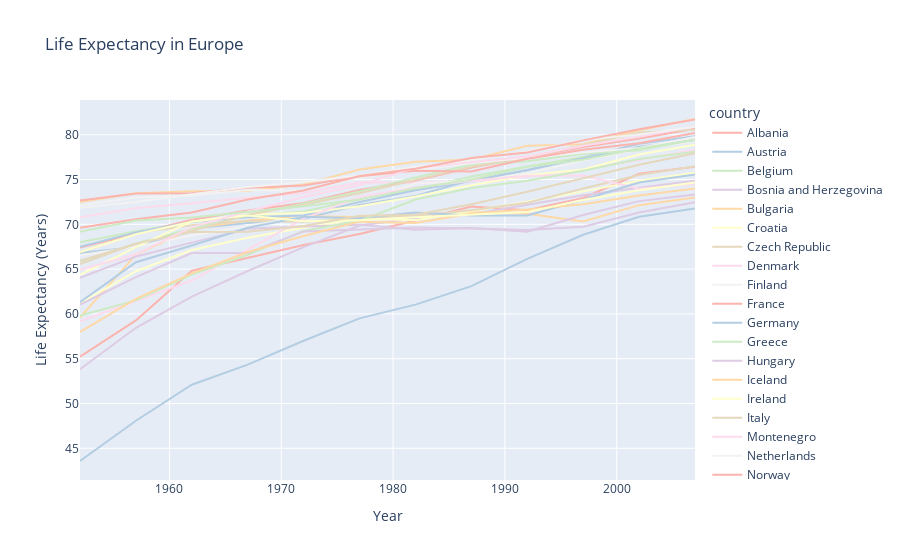

The notebook cell this image was saved under:
### Markdown cell above
## Line Graphs

Line plots can be made on using any type of cartesian axis, including linear, logarithmic, categorical or date axes. Line plots on date axes are often called time-series charts.

Plotly auto-sets the axis type to a date format when the corresponding data are either ISO-formatted date strings or if they're a date pandas column or datetime NumPy array.

Syntax:

`px.line(df, x = "...", y = "...", color = "...", title = "...", symbol = "...", color_discrete_sequence = "...", ...)`

- X is the variable for x axis
- Y is the varaible for y axis
- Color maps to a column variable to be used to colorize the line(s)
- Title will add a title to the graph
- Symbol determines the shape of the marker
- color_discrete_sequence can be added to change the color to a discrete color map or a dictionary/mapping created by you

### Code cell
import plotly.express as px

gapminder = px.data.gapminder().query("continent == 'Europe'")
fig = px.line(gapminder, x = "year", y = "lifeExp", color = "country", title = "Life Expectancy in Europe", 
              color_discrete_sequence = px.colors.qualitative.Pastel1)
fig.update_xaxes(title_text = "Year")
fig.update_yaxes(title_text = "Life Expectancy (Years)")
fig.show()

### Figure 1 — Plotly figure (JSON) as saved in the notebook; plotly's stock layout.template omitted (floating-point values rounded to 4 significant figures)
{"data": [{"hovertemplate": "country=Albania<br>year=%{x}<br>lifeExp=%{y}<extra></extra>", "legendgroup": "Albania", "line": {"color": "rgb(251,180,174)", "dash": "solid"}, "marker": {"symbol": "circle"}, "mode": "lines", "name": "Albania", "orientation": "v", "showlegend": true, "type": "scatter", "x": [1952, 1957, 1962, 1967, 1972, 1977, 1982, 1987, 1992, 1997, 2002, 2007], "xaxis": "x", "y": [55.23, 59.28, 64.82, 66.22, 67.69, 68.93, 70.42, 72, 71.58, 72.95, 75.65, 76.42], "yaxis": "y"}, {"hovertemplate": "country=Austria<br>year=%{x}<br>lifeExp=%{y}<extra></extra>", "legendgroup": "Austria", "line": {"color": "rgb(179,205,227)", "dash": "solid"}, "marker": {"symbol": "circle"}, "mode": "lines", "name": "Austria", "orientation": "v", "showlegend": true, "type": "scatter", "x": [1952, 1957, 1962, 1967, 1972, 1977, 1982, 1987, 1992, 1997, 2002, 2007], "xaxis": "x", "y": [66.8, 67.48, 69.54, 70.14, 70.63, 72.17, 73.18, 74.94, 76.04, 77.51, 78.98, 79.83], "yaxis": "y"}, {"hovertemplate": "country=Belgium<br>year=%{x}<br>lifeExp=%{y}<extra></extra>", "legendgroup": "Belgium", "line": {"color": "rgb(204,235,197)", "dash": "solid"}, "marker": {"symbol": "circle"}, "mode": "lines", "name": "Belgium", "orientation": "v", "showlegend": true, "type": "scatter", "x": [1952, 1957, 1962, 1967, 1972, 1977, 1982, 1987, 1992, 1997, 2002, 2007], "xaxis": "x", "y": [68, 69.24, 70.25, 70.94, 71.44, 72.8, 73.93, 75.35, 76.46, 77.53, 78.32, 79.44], "yaxis": "y"}, {"hovertemplate": "country=Bosnia and Herzegovina<br>year=%{x}<br>lifeExp=%{y}<extra></extra>", "legendgroup": "Bosnia and Herzegovina", "line": {"color": "rgb(222,203,228)", "dash": "solid"}, "marker": {"symbol": "circle"}, "mode": "lines", "name": "Bosnia and Herzegovina", "orientation": "v", "showlegend": true, "type": "scatter", "x": [1952, 1957, 1962, 1967, 1972, 1977, 1982, 1987, 1992, 1997, 2002, 2007], "xaxis": "x", "y": [53.82, 58.45, 61.93, 64.79, 67.45, 69.86, 70.69, 71.14, 72.18, 73.24, 74.09, 74.85], "yaxis": "y"}, {"hovertemplate": "country=Bulgaria<br>year=%{x}<br>lifeExp=%{y}<extra></extra>", "legendgroup": "Bulgaria", "line": {"color": "rgb(254,217,166)", "dash": "solid"}, "marker": {"symbol": "circle"}, "mode": "lines", "name": "Bulgaria", "orientation": "v", "showlegend": true, "type": "scatter", "x": [1952, 1957, 1962, 1967, 1972, 1977, 1982, 1987, 1992, 1997, 2002, 2007], "xaxis": "x", "y": [59.6, 66.61, 69.51, 70.42, 70.9, 70.81, 71.08, 71.34, 71.19, 70.32, 72.14, 73.0], "yaxis": "y"}, {"hovertemplate": "country=Croatia<br>year=%{x}<br>lifeExp=%{y}<extra></extra>", "legendgroup": "Croatia", "line": {"color": "rgb(255,255,204)", "dash": "solid"}, "marker": {"symbol": "circle"}, "mode": "lines", "name": "Croatia", "orientation": "v", "showlegend": true, "type": "scatter", "x": [1952, 1957, 1962, 1967, 1972, 1977, 1982, 1987, 1992, 1997, 2002, 2007], "xaxis": "x", "y": [61.21, 64.77, 67.13, 68.5, 69.61, 70.64, 70.46, 71.52, 72.53, 73.68, 74.88, 75.75], "yaxis": "y"}, {"hovertemplate": "country=Czech Republic<br>year=%{x}<br>lifeExp=%{y}<extra></extra>", "legendgroup": "Czech Republic", "line": {"color": "rgb(229,216,189)", "dash": "solid"}, "marker": {"symbol": "circle"}, "mode": "lines", "name": "Czech Republic", "orientation": "v", "showlegend": true, "type": "scatter", "x": [1952, 1957, 1962, 1967, 1972, 1977, 1982, 1987, 1992, 1997, 2002, 2007], "xaxis": "x", "y": [66.87, 69.03, 69.9, 70.38, 70.29, 70.71, 70.96, 71.58, 72.4, 74.01, 75.51, 76.49], "yaxis": "y"}, {"hovertemplate": "country=Denmark<br>year=%{x}<br>lifeExp=%{y}<extra></extra>", "legendgroup": "Denmark", "line": {"color": "rgb(253,218,236)", "dash": "solid"}, "marker": {"symbol": "circle"}, "mode": "lines", "name": "Denmark", "orientation": "v", "showlegend": true, "type": "scatter", "x": [1952, 1957, 1962, 1967, 1972, 1977, 1982, 1987, 1992, 1997, 2002, 2007], "xaxis": "x", "y": [70.78, 71.81, 72.35, 72.96, 73.47, 74.69, 74.63, 74.8, 75.33, 76.11, 77.18, 78.33], "yaxis": "y"}, {"hovertemplate": "country=Finland<br>year=%{x}<br>lifeExp=%{y}<extra></extra>", "legendgroup": "Finland", "line": {"color": "rgb(242,242,242)", "dash": "solid"}, "marker": {"symbol": "circle"}, "mode": "lines", "name": "Finland", "orientation": "v", "showlegend": true, "type": "scatter", "x": [1952, 1957, 1962, 1967, 1972, 1977, 1982, 1987, 1992, 1997, 2002, 2007], "xaxis": "x", "y": [66.55, 67.49, 68.75, 69.83, 70.87, 72.52, 74.55, 74.83, 75.7, 77.13, 78.37, 79.31], "yaxis": "y"}, {"hovertemplate": "country=France<br>year=%{x}<br>lifeExp=%{y}<extra></extra>", "legendgroup": "France", "line": {"color": "rgb(251,180,174)", "dash": "solid"}, "marker": {"symbol": "circle"}, "mode": "lines", "name": "France", "orientation": "v", "showlegend": true, "type": "scatter", "x": [1952, 1957, 1962, 1967, 1972, 1977, 1982, 1987, 1992, 1997, 2002, 2007], "xaxis": "x", "y": [67.41, 68.93, 70.51, 71.55, 72.38, 73.83, 74.89, 76.34, 77.46, 78.64, 79.59, 80.66], "yaxis": "y"}, {"hovertemplate": "country=Germany<br>year=%{x}<br>lifeExp=%{y}<extra></extra>", "legendgroup": "Germany", "line": {"color": "rgb(179,205,227)", "dash": "solid"}, "marker": {"symbol": "circle"}, "mode": "lines", "name": "Germany", "orientation": "v", "showlegend": true, "type": "scatter", "x": [1952, 1957, 1962, 1967, 1972, 1977, 1982, 1987, 1992, 1997, 2002, 2007], "xaxis": "x", "y": [67.5, 69.1, 70.3, 70.8, 71, 72.5, 73.8, 74.85, 76.07, 77.34, 78.67, 79.41], "yaxis": "y"}, {"hovertemplate": "country=Greece<br>year=%{x}<br>lifeExp=%{y}<extra></extra>", "legendgroup": "Greece", "line": {"color": "rgb(204,235,197)", "dash": "solid"}, "marker": {"symbol": "circle"}, "mode": "lines", "name": "Greece", "orientation": "v", "showlegend": true, "type": "scatter", "x": [1952, 1957, 1962, 1967, 1972, 1977, 1982, 1987, 1992, 1997, 2002, 2007], "xaxis": "x", "y": [65.86, 67.86, 69.51, 71, 72.34, 73.68, 75.24, 76.67, 77.03, 77.87, 78.26, 79.48], "yaxis": "y"}, {"hovertemplate": "country=Hungary<br>year=%{x}<br>lifeExp=%{y}<extra></extra>", "legendgroup": "Hungary", "line": {"color": "rgb(222,203,228)", "dash": "solid"}, "marker": {"symbol": "circle"}, "mode": "lines", "name": "Hungary", "orientation": "v", "showlegend": true, "type": "scatter", "x": [1952, 1957, 1962, 1967, 1972, 1977, 1982, 1987, 1992, 1997, 2002, 2007], "xaxis": "x", "y": [64.03, 66.41, 67.96, 69.5, 69.76, 69.95, 69.39, 69.58, 69.17, 71.04, 72.59, 73.34], "yaxis": "y"}, {"hovertemplate": "country=Iceland<br>year=%{x}<br>lifeExp=%{y}<extra></extra>", "legendgroup": "Iceland", "line": {"color": "rgb(254,217,166)", "dash": "solid"}, "marker": {"symbol": "circle"}, "mode": "lines", "name": "Iceland", "orientation": "v", "showlegend": true, "type": "scatter", "x": [1952, 1957, 1962, 1967, 1972, 1977, 1982, 1987, 1992, 1997, 2002, 2007], "xaxis": "x", "y": [72.49, 73.47, 73.68, 73.73, 74.46, 76.11, 76.99, 77.23, 78.77, 78.95, 80.5, 81.76], "yaxis": "y"}, {"hovertemplate": "country=Ireland<br>year=%{x}<br>lifeExp=%{y}<extra></extra>", "legendgroup": "Ireland", "line": {"color": "rgb(255,255,204)", "dash": "solid"}, "marker": {"symbol": "circle"}, "mode": "lines", "name": "Ireland", "orientation": "v", "showlegend": true, "type": "scatter", "x": [1952, 1957, 1962, 1967, 1972, 1977, 1982, 1987, 1992, 1997, 2002, 2007], "xaxis": "x", "y": [66.91, 68.9, 70.29, 71.08, 71.28, 72.03, 73.1, 74.36, 75.47, 76.12, 77.78, 78.89], "yaxis": "y"}, {"hovertemplate": "country=Italy<br>year=%{x}<br>lifeExp=%{y}<extra></extra>", "legendgroup": "Italy", "line": {"color": "rgb(229,216,189)", "dash": "solid"}, "marker": {"symbol": "circle"}, "mode": "lines", "name": "Italy", "orientation": "v", "showlegend": true, "type": "scatter", "x": [1952, 1957, 1962, 1967, 1972, 1977, 1982, 1987, 1992, 1997, 2002, 2007], "xaxis": "x", "y": [65.94, 67.81, 69.24, 71.06, 72.19, 73.48, 74.98, 76.42, 77.44, 78.82, 80.24, 80.55], "yaxis": "y"}, {"hovertemplate": "country=Montenegro<br>year=%{x}<br>lifeExp=%{y}<extra></extra>", "legendgroup": "Montenegro", "line": {"color": "rgb(253,218,236)", "dash": "solid"}, "marker": {"symbol": "circle"}, "mode": "lines", "name": "Montenegro", "orientation": "v", "showlegend": true, "type": "scatter", "x": [1952, 1957, 1962, 1967, 1972, 1977, 1982, 1987, 1992, 1997, 2002, 2007], "xaxis": "x", "y": [59.16, 61.45, 63.73, 67.18, 70.64, 73.07, 74.1, 74.86, 75.44, 75.44, 73.98, 74.54], "yaxis": "y"}, {"hovertemplate": "country=Netherlands<br>year=%{x}<br>lifeExp=%{y}<extra></extra>", "legendgroup": "Netherlands", "line": {"color": "rgb(242,242,242)", "dash": "solid"}, "marker": {"symbol": "circle"}, "mode": "lines", "name": "Netherlands", "orientation": "v", "showlegend": true, "type": "scatter", "x": [1952, 1957, 1962, 1967, 1972, 1977, 1982, 1987, 1992, 1997, 2002, 2007], "xaxis": "x", "y": [72.13, 72.99, 73.23, 73.82, 73.75, 75.24, 76.05, 76.83, 77.42, 78.03, 78.53, 79.76], "yaxis": "y"}, {"hovertemplate": "country=Norway<br>year=%{x}<br>lifeExp=%{y}<extra></extra>", "legendgroup": "Norway", "line": {"color": "rgb(251,180,174)", "dash": "solid"}, "marker": {"symbol": "circle"}, "mode": "lines", "name": "Norway", "orientation": "v", "showlegend": true, "type": "scatter", "x": [1952, 1957, 1962, 1967, 1972, 1977, 1982, 1987, 1992, 1997, 2002, 2007], "xaxis": "x", "y": [72.67, 73.44, 73.47, 74.08, 74.34, 75.37, 75.97, 75.89, 77.32, 78.32, 79.05, 80.2], "yaxis": "y"}, {"hovertemplate": "country=Poland<br>year=%{x}<br>lifeExp=%{y}<extra></extra>", "legendgroup": "Poland", "line": {"color": "rgb(179,205,227)", "dash": "solid"}, "marker": {"symbol": "circle"}, "mode": "lines", "name": "Poland", "orientation": "v", "showlegend": true, "type": "scatter", "x": [1952, 1957, 1962, 1967, 1972, 1977, 1982, 1987, 1992, 1997, 2002, 2007], "xaxis": "x", "y": [61.31, 65.77, 67.64, 69.61, 70.85, 70.67, 71.32, 70.98, 70.99, 72.75, 74.67, 75.56], "yaxis": "y"}, {"hovertemplate": "country=Portugal<br>year=%{x}<br>lifeExp=%{y}<extra></extra>", "legendgroup": "Portugal", "line": {"color": "rgb(204,235,197)", "dash": "solid"}, "marker": {"symbol": "circle"}, "mode": "lines", "name": "Portugal", "orientation": "v", "showlegend": true, "type": "scatter", "x": [1952, 1957, 1962, 1967, 1972, 1977, 1982, 1987, 1992, 1997, 2002, 2007], "xaxis": "x", "y": [59.82, 61.51, 64.39, 66.6, 69.26, 70.41, 72.77, 74.06, 74.86, 75.97, 77.29, 78.1], "yaxis": "y"}, {"hovertemplate": "country=Romania<br>year=%{x}<br>lifeExp=%{y}<extra></extra>", "legendgroup": "Romania", "line": {"color": "rgb(222,203,228)", "dash": "solid"}, "marker": {"symbol": "circle"}, "mode": "lines", "name": "Romania", "orientation": "v", "showlegend": true, "type": "scatter", "x": [1952, 1957, 1962, 1967, 1972, 1977, 1982, 1987, 1992, 1997, 2002, 2007], "xaxis": "x", "y": [61.05, 64.1, 66.8, 66.8, 69.21, 69.46, 69.66, 69.53, 69.36, 69.72, 71.32, 72.48], "yaxis": "y"}, {"hovertemplate": "country=Serbia<br>year=%{x}<br>lifeExp=%{y}<extra></extra>", "legendgroup": "Serbia", "line": {"color": "rgb(254,217,166)", "dash": "solid"}, "marker": {"symbol": "circle"}, "mode": "lines", "name": "Serbia", "orientation": "v", "showlegend": true, "type": "scatter", "x": [1952, 1957, 1962, 1967, 1972, 1977, 1982, 1987, 1992, 1997, 2002, 2007], "xaxis": "x", "y": [58.0, 61.69, 64.53, 66.91, 68.7, 70.3, 70.16, 71.22, 71.66, 72.23, 73.21, 74.0], "yaxis": "y"}, {"hovertemplate": "country=Slovak Republic<br>year=%{x}<br>lifeExp=%{y}<extra></extra>", "legendgroup": "Slovak Republic", "line": {"color": "rgb(255,255,204)", "dash": "solid"}, "marker": {"symbol": "circle"}, "mode": "lines", "name": "Slovak Republic", "orientation": "v", "showlegend": true, "type": "scatter", "x": [1952, 1957, 1962, 1967, 1972, 1977, 1982, 1987, 1992, 1997, 2002, 2007], "xaxis": "x", "y": [64.36, 67.45, 70.33, 70.98, 70.35, 70.45, 70.8, 71.08, 71.38, 72.71, 73.8, 74.66], "yaxis": "y"}, {"hovertemplate": "country=Slovenia<br>year=%{x}<br>lifeExp=%{y}<extra></extra>", "legendgroup": "Slovenia", "line": {"color": "rgb(229,216,189)", "dash": "solid"}, "marker": {"symbol": "circle"}, "mode": "lines", "name": "Slovenia", "orientation": "v", "showlegend": true, "type": "scatter", "x": [1952, 1957, 1962, 1967, 1972, 1977, 1982, 1987, 1992, 1997, 2002, 2007], "xaxis": "x", "y": [65.57, 67.85, 69.15, 69.18, 69.82, 70.97, 71.06, 72.25, 73.64, 75.13, 76.66, 77.93], "yaxis": "y"}, {"hovertemplate": "country=Spain<br>year=%{x}<br>lifeExp=%{y}<extra></extra>", "legendgroup": "Spain", "line": {"color": "rgb(253,218,236)", "dash": "solid"}, "marker": {"symbol": "circle"}, "mode": "lines", "name": "Spain", "orientation": "v", "showlegend": true, "type": "scatter", "x": [1952, 1957, 1962, 1967, 1972, 1977, 1982, 1987, 1992, 1997, 2002, 2007], "xaxis": "x", "y": [64.94, 66.66, 69.69, 71.44, 73.06, 74.39, 76.3, 76.9, 77.57, 78.77, 79.78, 80.94], "yaxis": "y"}, {"hovertemplate": "country=Sweden<br>year=%{x}<br>lifeExp=%{y}<extra></extra>", "legendgroup": "Sweden", "line": {"color": "rgb(242,242,242)", "dash": "solid"}, "marker": {"symbol": "circle"}, "mode": "lines", "name": "Sweden", "orientation": "v", "showlegend": true, "type": "scatter", "x": [1952, 1957, 1962, 1967, 1972, 1977, 1982, 1987, 1992, 1997, 2002, 2007], "xaxis": "x", "y": [71.86, 72.49, 73.37, 74.16, 74.72, 75.44, 76.42, 77.19, 78.16, 79.39, 80.04, 80.88], "yaxis": "y"}, {"hovertemplate": "country=Switzerland<br>year=%{x}<br>lifeExp=%{y}<extra></extra>", "legendgroup": "Switzerland", "line": {"color": "rgb(251,180,174)", "dash": "solid"}, "marker": {"symbol": "circle"}, "mode": "lines", "name": "Switzerland", "orientation": "v", "showlegend": true, "type": "scatter", "x": [1952, 1957, 1962, 1967, 1972, 1977, 1982, 1987, 1992, 1997, 2002, 2007], "xaxis": "x", "y": [69.62, 70.56, 71.32, 72.77, 73.78, 75.39, 76.21, 77.41, 78.03, 79.37, 80.62, 81.7], "yaxis": "y"}, {"hovertemplate": "country=Turkey<br>year=%{x}<br>lifeExp=%{y}<extra></extra>", "legendgroup": "Turkey", "line": {"color": "rgb(179,205,227)", "dash": "solid"}, "marker": {"symbol": "circle"}, "mode": "lines", "name": "Turkey", "orientation": "v", "showlegend": true, "type": "scatter", "x": [1952, 1957, 1962, 1967, 1972, 1977, 1982, 1987, 1992, 1997, 2002, 2007], "xaxis": "x", "y": [43.59, 48.08, 52.1, 54.34, 57.01, 59.51, 61.04, 63.11, 66.15, 68.83, 70.84, 71.78], "yaxis": "y"}, {"hovertemplate": "country=United Kingdom<br>year=%{x}<br>lifeExp=%{y}<extra></extra>", "legendgroup": "United Kingdom", "line": {"color": "rgb(204,235,197)", "dash": "solid"}, "marker": {"symbol": "circle"}, "mode": "lines", "name": "United Kingdom", "orientation": "v", "showlegend": true, "type": "scatter", "x": [1952, 1957, 1962, 1967, 1972, 1977, 1982, 1987, 1992, 1997, 2002, 2007], "xaxis": "x", "y": [69.18, 70.42, 70.76, 71.36, 72.01, 72.76, 74.04, 75.01, 76.42, 77.22, 78.47, 79.42], "yaxis": "y"}], "layout": {"legend": {"title": {"text": "country"}, "tracegroupgap": 0}, "title": {"text": "Life Expectancy in Europe"}, "xaxis": {"anchor": "y", "domain": [0, 1], "title": {"text": "Year"}}, "yaxis": {"anchor": "x", "domain": [0, 1], "title": {"text": "Life Expectancy (Years)"}}}}
